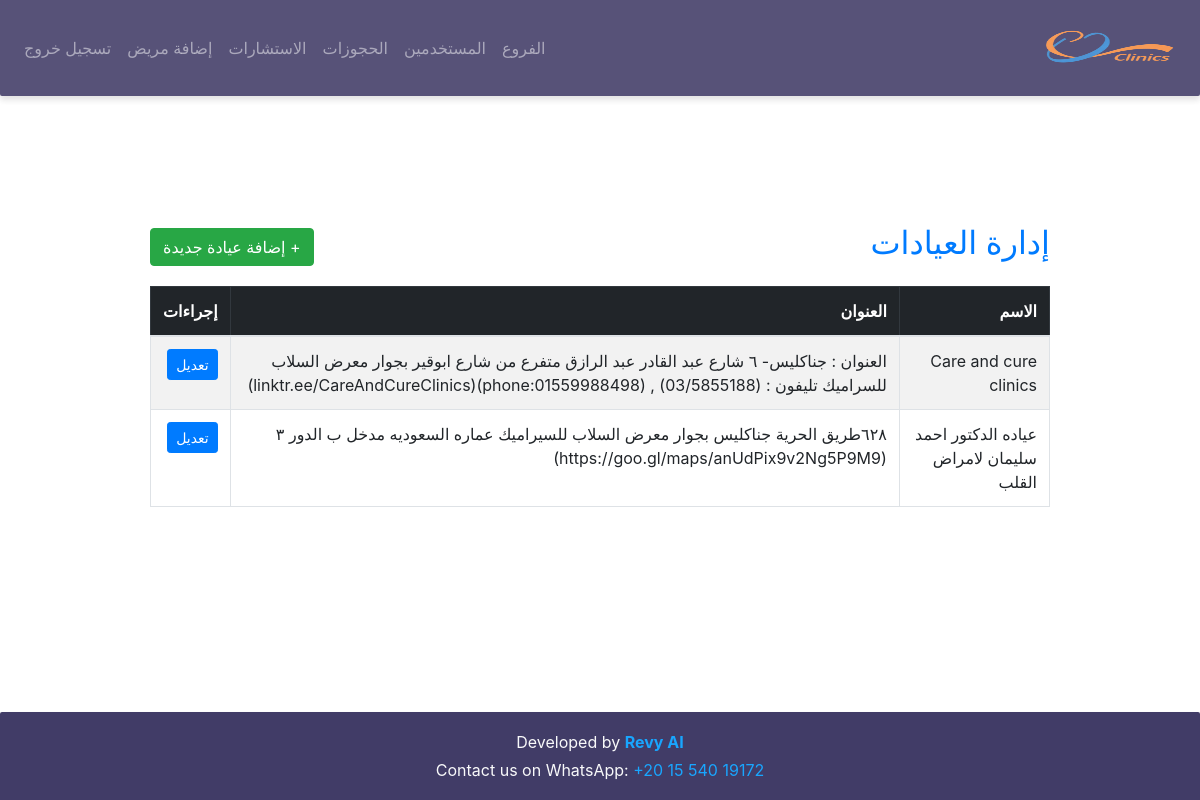
The app's page /clinics (signed in) with its own data.
### models/models.py (models this page shows)
class ClinicBranch(db.Model):
    __tablename__ = "clinic_branch"
    id = db.Column(db.Integer, primary_key=True)
    name = db.Column(db.String(120), nullable=False)
    address = db.Column(db.String(255))
    services = db.Column(db.Text)
    subservices = db.Column(db.Text)
    note = db.Column(db.Text)
    clinic_pages = db.relationship("ClinicPage", back_populates="clinic")

### app.py (the view)
@app.route('/clinics')
@login_required
def clinics():
    clinics_list = ClinicBranch.query.all()
    return render_template('clinics.html', clinics=clinics_list)

### app.py (called while the page is built)
@login_manager.user_loader
def load_user(user_id):
    return User.query.get(int(user_id))

### templates/clinics.html (shortened to what this page needs)
{% extends 'base.html' %}
{% block content %}
<div class="container mt-4">
<div class="d-flex justify-content-between align-items-center mb-3">
<h2 class="text-primary">إدارة العيادات</h2>
<a href="{{ url_for('new_clinic') }}" class="btn btn-success">+ إضافة عيادة جديدة</a>
</div>
<table class="table table-striped table-bordered">
<thead class="table-dark">
<tr>
<th>الاسم</th>
<th>العنوان</th>
<th>إجراءات</th>
</tr>
</thead>
<tbody>
{% for clinic in clinics %}
<tr>
<td>{{ clinic.name }}</td>
<td>{{ clinic.address }}</td>
<td>
<a href="{{ url_for('edit_clinic', clinic_id=clinic.id) }}" class="btn btn-primary btn-sm">تعديل</a>
</td>
</tr>
{% endfor %}
</tbody>
</table>
</div>
{% endblock %}

### templates/base.html (style rules this page uses)
html, body { height: 100%; margin: 0; display: flex; flex-direction: column; }
.container { max-width: 960px; margin: 0 auto; padding-top: 100px; }

### records on screen
ClinicBranch: name "Care and cure clinics", address "العنوان : جناكليس- ٦ شارع عبد القادر عبد الرازق متفرع من شارع ابوقير بجوار معرض السلاب للسراميك تليفون : (03/5855188) , (phone:01559988498)(linktr.ee/CareAndCureClinics)"
ClinicBranch: name "عياده الدكتور احمد سليمان لامراض القلب", address "٦٢٨طريق الحرية جناكليس بجوار معرض السلاب للسيراميك عماره السعوديه مدخل ب الدور ٣ (https://goo.gl/maps/anUdPix9v2Ng5P9M9)"
